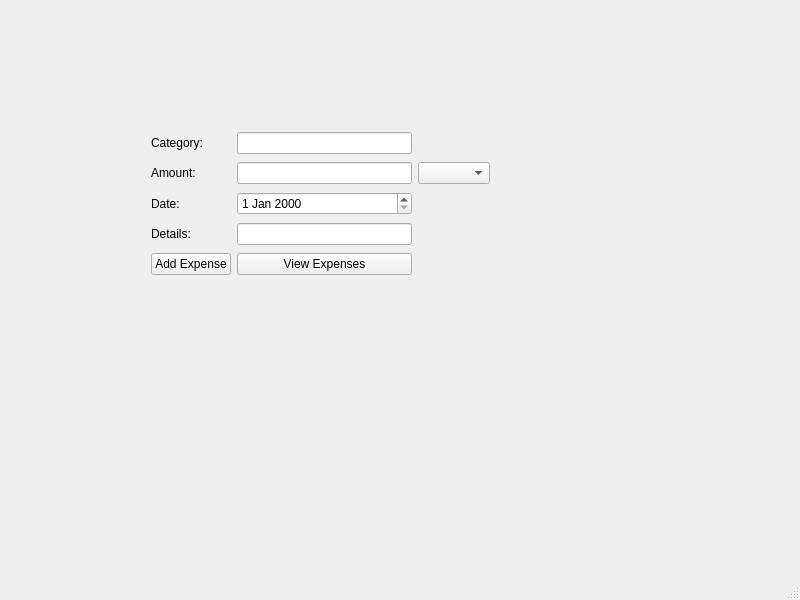
<?xml version="1.0" encoding="UTF-8"?>
<ui version="4.0">
 <class>AuthHandler</class>
 <widget class="QMainWindow" name="AuthHandler">
  <property name="geometry">
   <rect>
    <x>0</x>
    <y>0</y>
    <width>800</width>
    <height>600</height>
   </rect>
  </property>
  <property name="windowTitle">
   <string>AuthHandler</string>
  </property>
  <widget class="QWidget" name="centralwidget">
   <widget class="QWidget" name="layoutWidget">
    <property name="geometry">
     <rect>
      <x>151</x>
      <y>130</y>
      <width>339</width>
      <height>152</height>
     </rect>
    </property>
    <layout class="QGridLayout" name="gridLayout">
     <item row="0" column="0">
      <widget class="QLabel" name="label">
       <property name="text">
        <string>Category:</string>
       </property>
      </widget>
     </item>
     <item row="0" column="1">
      <widget class="QLineEdit" name="categorylineEdit"/>
     </item>
     <item row="0" column="2" rowspan="3">
      <widget class="QComboBox" name="categoryComboBox"/>
     </item>
     <item row="1" column="0">
      <widget class="QLabel" name="label_2">
       <property name="text">
        <string>Amount:</string>
       </property>
      </widget>
     </item>
     <item row="1" column="1">
      <widget class="QLineEdit" name="amountlineEdit"/>
     </item>
     <item row="2" column="0">
      <widget class="QLabel" name="label_3">
       <property name="text">
        <string>Date:</string>
       </property>
      </widget>
     </item>
     <item row="3" column="0">
      <widget class="QLabel" name="label_4">
       <property name="text">
        <string>Details:</string>
       </property>
      </widget>
     </item>
     <item row="3" column="1">
      <widget class="QLineEdit" name="detailslineEdit"/>
     </item>
     <item row="4" column="0">
      <widget class="QPushButton" name="addExpensesButton">
       <property name="text">
        <string>Add Expense</string>
       </property>
      </widget>
     </item>
     <item row="4" column="1">
      <widget class="QPushButton" name="viewExpensesButton">
       <property name="text">
        <string>View Expenses</string>
       </property>
      </widget>
     </item>
     <item row="2" column="1">
      <widget class="QDateEdit" name="dateEdit"/>
     </item>
    </layout>
   </widget>
  </widget>
  <widget class="QMenuBar" name="menubar">
   <property name="geometry">
    <rect>
     <x>0</x>
     <y>0</y>
     <width>800</width>
     <height>22</height>
    </rect>
   </property>
  </widget>
  <widget class="QStatusBar" name="statusbar"/>
 </widget>
 <resources/>
 <connections/>
</ui>
